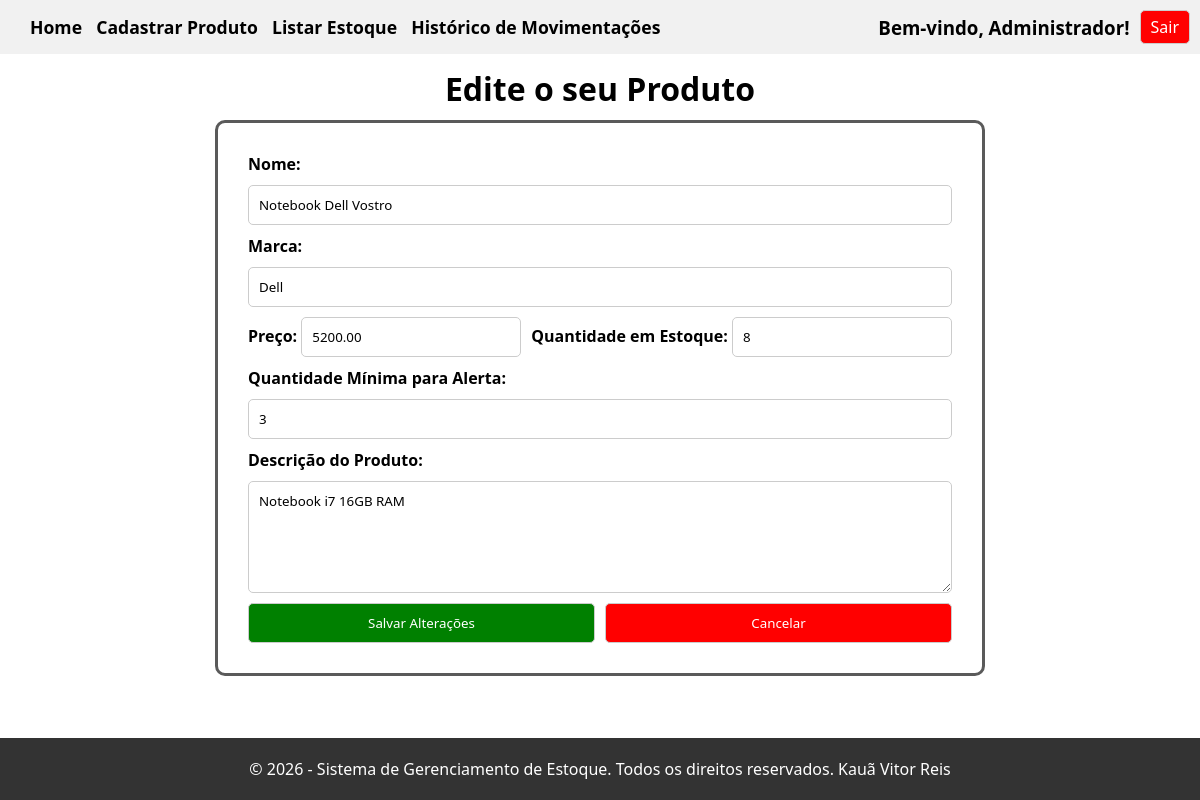
The app's page /sistema/php/components/editar_produto.php?id_produto=2 (signed in) with its own data.
### tables this page shows
CREATE TABLE IF NOT EXISTS `produtos` (
    `id_produto` INT(11) NOT NULL AUTO_INCREMENT,
    `nome_produto` VARCHAR(100) NOT NULL,
    `marca_produto` VARCHAR(50) NOT NULL,
    `qtd_produto` INT(11) NOT NULL,
    `min_qtd_produto` INT(11) NOT NULL,
    `fk_responsavel_cadastro` INT(11) NOT NULL,
    `data_cadastro` DATETIME NOT NULL,
    `descricao_produto` TEXT NULL DEFAULT NULL,
    `preco_produto` DECIMAL(10,2) NULL DEFAULT NULL,
    PRIMARY KEY (`id_produto`),
    INDEX `fk_produtos_usuario_idx` (`fk_responsavel_cadastro` ASC),
    CONSTRAINT `fk_produtos_usuario`
        FOREIGN KEY (`fk_responsavel_cadastro`)
        REFERENCES `usuario` (`id_usuario`)
        ON DELETE NO ACTION
        ON UPDATE NO ACTION);

### sistema/php/components/editar_produto.php (the view, shortened to what this page needs)
<?php
include("../api/conexao.php");
$id_produto = $_GET["id_produto"];
$sql = "SELECT * FROM produtos WHERE id_produto = $id_produto";
$result = $conn->query($sql);
$row = $result->fetch_assoc();
$nome_produto = $row["nome_produto"];
$marca_produto = $row["marca_produto"];
$preco_produto = $row["preco_produto"];
$quantidade_produto = $row["qtd_produto"];
$min_qtd_produto = $row["min_qtd_produto"];
$descricao_produto = $row["descricao_produto"];
?>
<!DOCTYPE html>
<html lang="pt-br">
<head>
    <link rel="stylesheet" href="../../css/style.css">
</head>
<body>
    <?php
    include 'cabecalho.php';
    ?>
    <main class="main-form-container">
        <h1 class="text-center">Edite o seu Produto</h1>
        <form action="../api/editar_produto.php" method="POST" class="form-padrao">
            <label for="nome_edit">Nome:</label>
            <input type="text" name="nome_edit" id="nome_edit" required value="<?php echo $nome_produto; ?>">
            <label for="marca_edit">Marca:</label>
            <input type="text" name="marca_edit" id="marca_edit" required value="<?php echo $marca_produto; ?>">
            <div class="container-preco-quantidade">
                <div>
                    <label for="preco_edit">Preço:</label>
                    <input type="number" name="preco_edit" id="preco_edit" step="0.01" min="0" required
                        value="<?php echo $preco_produto; ?>">
                </div>
                <div>
                    <label for="quantidade_edit">Quantidade em Estoque:</label>
                    <input type="number" name="quantidade_edit" id="quantidade_edit" step="1" min="0" required
                        value="<?php echo $quantidade_produto; ?>">
                </div>
            </div>
            <label for="min_qtd_edit">Quantidade Mínima para Alerta:</label>
            <input type="number" name="min_qtd_edit" id="min_qtd_edit" step="1" min="0" required
                value="<?php echo $min_qtd_produto; ?>">
            <label for="descricao_edit">Descrição do Produto:</label>
            <textarea name="descricao_edit" id="descricao_edit" cols="30"
                rows="5"><?php echo $descricao_produto; ?></textarea>
            <div class="container-botoes-form">
                <button type="submit"
                    style="background-color: green; color: white; cursor: pointer; width: 49.5%;">Salvar Alterações</button>
                <button type="button" onclick="window.location.href='listar_produtos.php'"
                    style="background-color: red; color: white; cursor: pointer; width: 49.5%;">Cancelar</button>
            </div>
        </form>
    </main>
    <?php include 'rodape.php'; ?>
</body>
</html>

### sistema/css/style.css (style rules this page uses)
* { margin: 0; padding: 0; box-sizing: border-box; font-family: 'Segoe UI', Tahoma, Geneva, Verdana, sans-serif; }
body { display: flex; flex-direction: column; min-height: 100vh; }
main { flex: 1; }
.text-center { text-align: center; }
.container-botoes-form { display: flex; justify-content: space-between; gap: 10px; }
.container-botoes-form button { flex: 1; }
.main-form-container { display: flex; justify-content: center; align-items: center; flex-direction: column; gap: 10px; }
.form-padrao { display: flex; flex-direction: column; gap: 10px; border: 3px solid #5a5a5a; padding: 30px; border-radius: 10px; }
.form-padrao input { padding: 10px; border: 1px solid #ccc; border-radius: 5px; }
.form-padrao textarea { padding: 10px; border: 1px solid #ccc; border-radius: 5px; width: 100%; }
.form-padrao label { font-weight: bold; }
.container-preco-quantidade { display: flex; gap: 10px; }

### records on screen
produtos: nome_edit "Notebook Dell Vostro", marca_edit "Dell", preco_edit "5200.00", quantidade_edit "8", min_qtd_edit "3", descricao_edit "Notebook i7 16GB RAM"

### other values on screen
$usuario "Administrador"
